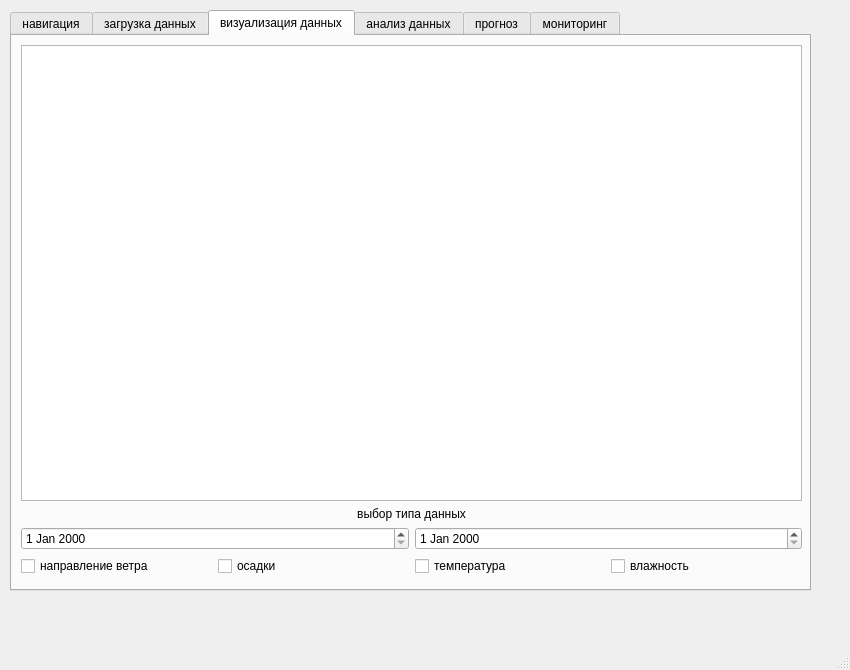
<?xml version="1.0" encoding="UTF-8"?>
<ui version="4.0">
 <class>MainWindow</class>
 <widget class="QMainWindow" name="MainWindow">
  <property name="geometry">
   <rect>
    <x>0</x>
    <y>0</y>
    <width>850</width>
    <height>670</height>
   </rect>
  </property>
  <property name="windowTitle">
   <string>Анализ климотических данных</string>
  </property>
  <widget class="QWidget" name="centralwidget">
   <widget class="QWidget" name="verticalLayoutWidget">
    <property name="geometry">
     <rect>
      <x>10</x>
      <y>10</y>
      <width>801</width>
      <height>581</height>
     </rect>
    </property>
    <layout class="QVBoxLayout" name="verticalLayout">
     <property name="spacing">
      <number>4</number>
     </property>
     <item>
      <widget class="QTabWidget" name="tabWidget">
       <property name="tabPosition">
        <enum>QTabWidget::North</enum>
       </property>
       <property name="currentIndex">
        <number>2</number>
       </property>
       <widget class="QWidget" name="tab">
        <attribute name="title">
         <string>навигация</string>
        </attribute>
        <widget class="QWidget" name="gridLayoutWidget">
         <property name="geometry">
          <rect>
           <x>9</x>
           <y>-1</y>
           <width>771</width>
           <height>541</height>
          </rect>
         </property>
         <layout class="QGridLayout" name="gridLayout">
          <item row="1" column="0">
           <widget class="QPushButton" name="pushButton_2">
            <property name="minimumSize">
             <size>
              <width>200</width>
              <height>200</height>
             </size>
            </property>
            <property name="font">
             <font>
              <pointsize>16</pointsize>
             </font>
            </property>
            <property name="text">
             <string>прогноз</string>
            </property>
           </widget>
          </item>
          <item row="0" column="0">
           <widget class="QPushButton" name="pushButton">
            <property name="minimumSize">
             <size>
              <width>200</width>
              <height>200</height>
             </size>
            </property>
            <property name="font">
             <font>
              <pointsize>16</pointsize>
             </font>
            </property>
            <property name="text">
             <string>загрузка данных</string>
            </property>
           </widget>
          </item>
          <item row="0" column="1">
           <widget class="QPushButton" name="pushButton_3">
            <property name="minimumSize">
             <size>
              <width>200</width>
              <height>200</height>
             </size>
            </property>
            <property name="font">
             <font>
              <pointsize>16</pointsize>
             </font>
            </property>
            <property name="text">
             <string>визуализация</string>
            </property>
           </widget>
          </item>
          <item row="0" column="2">
           <widget class="QPushButton" name="pushButton_4">
            <property name="minimumSize">
             <size>
              <width>200</width>
              <height>200</height>
             </size>
            </property>
            <property name="font">
             <font>
              <pointsize>16</pointsize>
             </font>
            </property>
            <property name="text">
             <string>анализ данных</string>
            </property>
           </widget>
          </item>
          <item row="1" column="1">
           <widget class="QPushButton" name="pushButton_5">
            <property name="minimumSize">
             <size>
              <width>200</width>
              <height>200</height>
             </size>
            </property>
            <property name="font">
             <font>
              <pointsize>16</pointsize>
             </font>
            </property>
            <property name="text">
             <string>мориторинг</string>
            </property>
           </widget>
          </item>
          <item row="1" column="2">
           <widget class="QPushButton" name="pushButton_6">
            <property name="sizePolicy">
             <sizepolicy hsizetype="Minimum" vsizetype="Fixed">
              <horstretch>0</horstretch>
              <verstretch>0</verstretch>
             </sizepolicy>
            </property>
            <property name="minimumSize">
             <size>
              <width>200</width>
              <height>200</height>
             </size>
            </property>
            <property name="font">
             <font>
              <pointsize>16</pointsize>
             </font>
            </property>
            <property name="text">
             <string>экспорт</string>
            </property>
           </widget>
          </item>
         </layout>
        </widget>
       </widget>
       <widget class="QWidget" name="tab_2">
        <attribute name="title">
         <string>загрузка данных</string>
        </attribute>
        <widget class="QWidget" name="verticalLayoutWidget_2">
         <property name="geometry">
          <rect>
           <x>0</x>
           <y>0</y>
           <width>791</width>
           <height>541</height>
          </rect>
         </property>
         <layout class="QVBoxLayout" name="verticalLayout_2">
          <item>
           <widget class="QTableWidget" name="tableWidget"/>
          </item>
          <item>
           <layout class="QHBoxLayout" name="horizontalLayout">
            <item>
             <widget class="QPushButton" name="pushButton_8">
              <property name="text">
               <string>PushButton</string>
              </property>
             </widget>
            </item>
            <item>
             <widget class="QLineEdit" name="lineEdit"/>
            </item>
            <item>
             <widget class="QPushButton" name="pushButton_7">
              <property name="text">
               <string>PushButton</string>
              </property>
             </widget>
            </item>
           </layout>
          </item>
         </layout>
        </widget>
       </widget>
       <widget class="QWidget" name="tab_3">
        <attribute name="title">
         <string>визуализация данных</string>
        </attribute>
        <widget class="QWidget" name="verticalLayoutWidget_3">
         <property name="geometry">
          <rect>
           <x>9</x>
           <y>9</y>
           <width>781</width>
           <height>531</height>
          </rect>
         </property>
         <layout class="QVBoxLayout" name="verticalLayout_3">
          <item>
           <widget class="QGraphicsView" name="graphicsView"/>
          </item>
          <item>
           <widget class="QLabel" name="label">
            <property name="text">
             <string>выбор типа данных</string>
            </property>
            <property name="alignment">
             <set>Qt::AlignCenter</set>
            </property>
           </widget>
          </item>
          <item>
           <layout class="QHBoxLayout" name="horizontalLayout_3">
            <item>
             <widget class="QDateEdit" name="dateEdit_2"/>
            </item>
            <item>
             <widget class="QDateEdit" name="dateEdit"/>
            </item>
           </layout>
          </item>
          <item>
           <layout class="QHBoxLayout" name="horizontalLayout_2">
            <item>
             <widget class="QCheckBox" name="checkBox_4">
              <property name="text">
               <string>направление ветра</string>
              </property>
             </widget>
            </item>
            <item>
             <widget class="QCheckBox" name="checkBox_3">
              <property name="text">
               <string>осадки</string>
              </property>
             </widget>
            </item>
            <item>
             <widget class="QCheckBox" name="checkBox_2">
              <property name="text">
               <string>температура</string>
              </property>
             </widget>
            </item>
            <item>
             <widget class="QCheckBox" name="checkBox">
              <property name="text">
               <string>влажность</string>
              </property>
             </widget>
            </item>
           </layout>
          </item>
         </layout>
        </widget>
       </widget>
       <widget class="QWidget" name="tab_4">
        <attribute name="title">
         <string>анализ данных</string>
        </attribute>
       </widget>
       <widget class="QWidget" name="tab_5">
        <attribute name="title">
         <string>прогноз</string>
        </attribute>
       </widget>
       <widget class="QWidget" name="tab_6">
        <attribute name="title">
         <string>мониторинг</string>
        </attribute>
       </widget>
      </widget>
     </item>
    </layout>
   </widget>
  </widget>
  <widget class="QMenuBar" name="menubar">
   <property name="geometry">
    <rect>
     <x>0</x>
     <y>0</y>
     <width>850</width>
     <height>29</height>
    </rect>
   </property>
  </widget>
  <widget class="QStatusBar" name="statusbar"/>
 </widget>
 <resources/>
 <connections/>
</ui>
